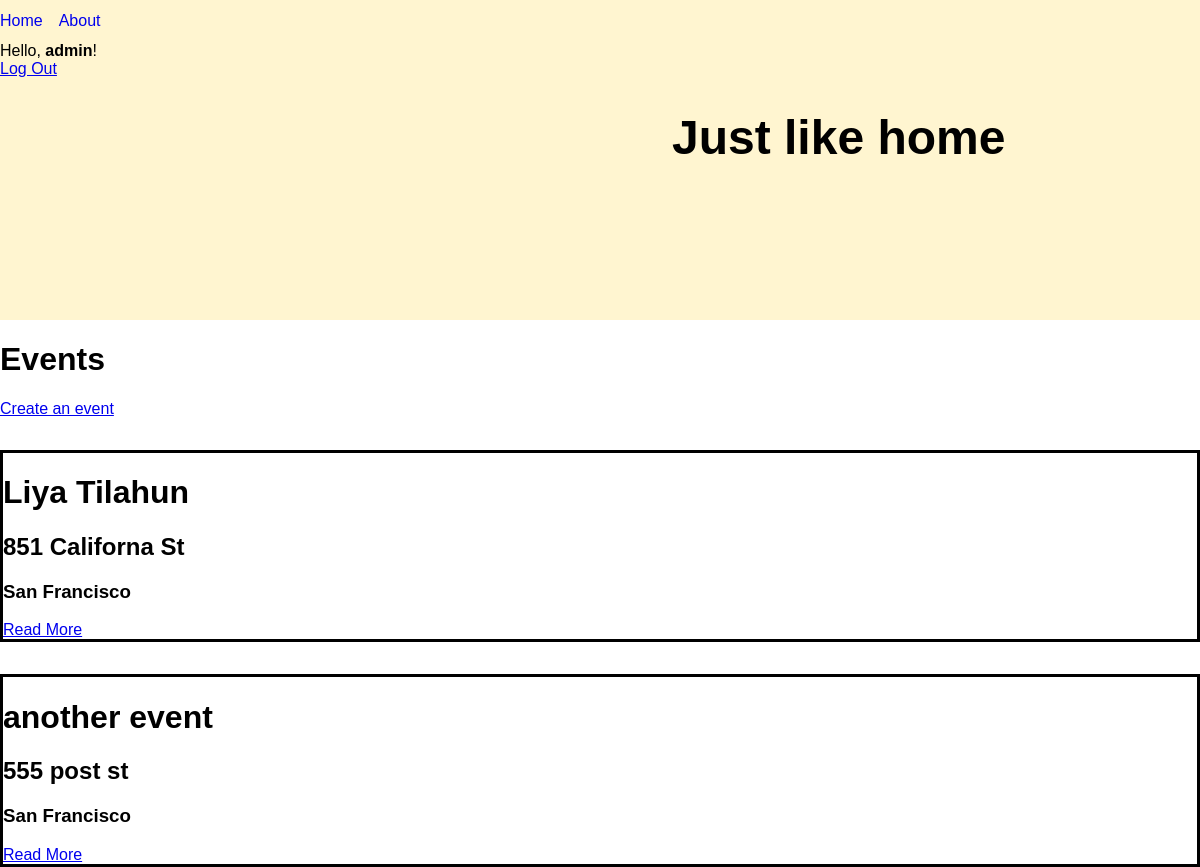
/events/ (signed in), run on the app's committed database.
### events/models.py (models this page shows, shortened)
class Event(models.Model):
    name = models.CharField(max_length=200)
    author = models.ForeignKey(User, on_delete=models.PROTECT,
                               help_text="The user that posted this event.", default=1, related_name='author')
    date_time = models.DateTimeField('event date time')
    street_address = models.CharField(max_length=255, default='address 1')
    city = models.CharField(max_length=255, default='city name')
    location = PlainLocationField(based_fields=['address','city'], zoom=7, default='location')
    description = models.TextField(default='description of the event')
    slug = models.CharField(max_length=400, blank=True, editable=False,
                            help_text="Unique URL path to access this page. Generated by the system.")
    created = models.DateTimeField(auto_now_add=True,
                                   help_text="The date and time this page was created. Automatically generated when the model saves.")
    modified = models.DateTimeField(auto_now=True,
                                    help_text="The date and time this page was updated. Automatically generated when the model updates.")
    participants = models.ManyToManyField(User,blank=True,related_name='participant')

### events/views.py (the view)
# urls.py: path('', EventListView.as_view(), name='event-list-page'),
class EventListView(ListView):
    model = Event
    def get(self, request):
        events = self.get_queryset().all()
        return render(request, 'events/event_list.html', {
          'events': events
        })

### events/templates/events/event_list.html
{% extends "base.html" %}
{% block content %}
<h1> Events </h1>
<a href="{% url 'create-event-page' %}" title="event-create">Create an event</a>
  {% if events %}
    {% for event in events %}
    <div class='event-card'>
      <h1>{{event.name}}</h1>
      <h2>{{event.street_address}}</h2>
      <h3>{{event.city}}</h3>
      <a href="{% url 'event-details-page' event.slug %}" title="Read More">Read More</a>
    </div>
    {% endfor %}
  {% else %}
    <div>No pages to display.</div>
  {% endif %}
{% endblock %}

### templates/base.html (shortened to what this page needs)
<!doctype html>
<html lang="en">
  <head>
    {% load static %}
    <link rel="stylesheet" type="text/css" href="{% static 'css/styles.css' %}">
  </head>
  <body>
    <div class='nav-div'>
      <nav>
        <a href='#'>Home</a>
        <a href=#>About</a>
      </nav>
      {% if user.is_authenticated %}
        <div class="text-white">Hello, <strong>{{user.username}}</strong>!</div>
          <a href="{% url 'logout' %}" class="btn btn-danger ml-2">Log Out</a>
      {% endif %}
      <h1 class='main-header'>Just like home </h1>
    </div>
    {% block content %}
    {% endblock %}
  </body>
</html>

### static/css/styles.css (style rules this page uses)
body { background-color: white; font-size: 16px; font-family: Helvetica; margin: 0; }
nav { display: flex; justify-content: flex-start; padding-bottom: 0.75em; padding-top: 0.75em; }
.nav-div { height: 20em; background-color: #FFF5D0; }
nav a { margin-right: 1em; text-decoration: none; }
.event-card { border: solid; margin-top: 2em; }
.main-header { font-size: 3em; padding-left: 14em; }

### data on the page
Event: name "Liya Tilahun", street_address "851 Californa St", city "San Francisco"
Event: name "another event", street_address "555 post st", city "San Francisco"

### other printed values
{{ user.username }} "admin"
